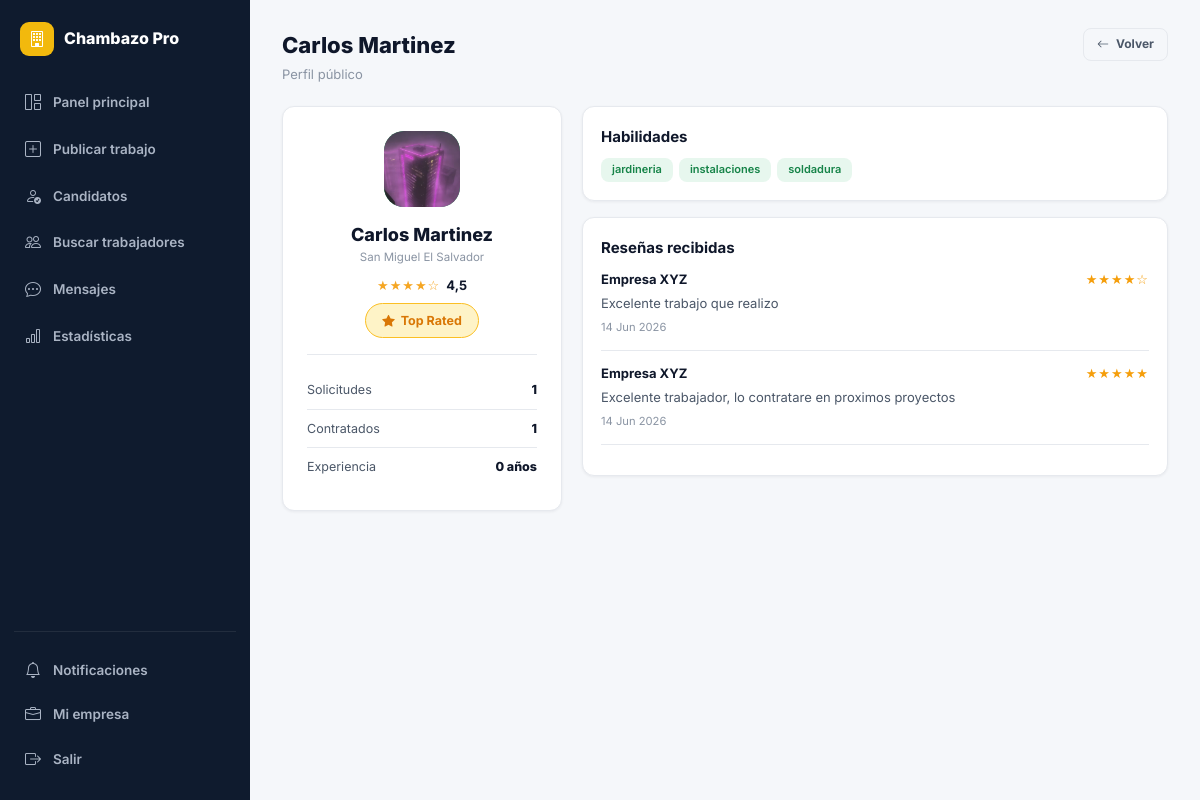
Page /perfil/1/ (signed in) on the committed database.
### core/models.py (models this page shows, shortened)
class UserProfile(models.Model):
    ROL_CHOICES = [('trabajador', 'Trabajador'), ('contratista', 'Contratista')]
    user        = models.OneToOneField(User, on_delete=models.CASCADE, related_name='profile')
    rol         = models.CharField(max_length=20, choices=ROL_CHOICES)
    telefono    = models.CharField(max_length=20, blank=True)
    ubicacion   = models.CharField(max_length=100, blank=True)
    lat         = models.FloatField(null=True, blank=True)
    lng         = models.FloatField(null=True, blank=True)
    descripcion = models.TextField(blank=True)
    habilidades = models.JSONField(default=list, blank=True)
    empresa     = models.CharField(max_length=100, blank=True)
    foto        = models.ImageField(upload_to='fotos/', null=True, blank=True)
    verificado  = models.BooleanField(default=False)
    calificacion= models.FloatField(default=0.0)
    total_trabajos = models.IntegerField(default=0)
    notif_email = models.BooleanField(default=True)
    notif_sistema = models.BooleanField(default=True)
    disponible  = models.BooleanField(default=True)   # activo para contratar
    tarifa_hora = models.DecimalField(max_digits=8, decimal_places=2, null=True, blank=True)
    experiencia_anos = models.PositiveIntegerField(default=0)
    portfolio_url = models.URLField(blank=True)
    dui         = models.CharField(max_length=20, blank=True, help_text='Documento Único de Identidad')
    vehiculo    = models.CharField(max_length=30, choices=[
        ('ninguno', 'Ninguno / Transporte público'),
        ('moto', 'Motocicleta'),
        ('carro', 'Automóvil'),
        ('camioneta', 'Camioneta / Pick-up'),
    ], default='ninguno')
    cv_pdf = models.FileField(upload_to='cvs/', null=True, blank=True, help_text='Curriculum Vitae (PDF u otro doc)')
    certificaciones = models.TextField(blank=True, help_text='Postgrados, certificaciones o cursos realizados')
    disponibilidad_horario = models.CharField(max_length=100, blank=True, help_text='Ej: Lunes a Viernes, Fines de semana, Turno completo')
    contacto_emergencia = models.CharField(max_length=150, blank=True)
    nivel_educativo = models.CharField(max_length=50, blank=True, choices=[
        ('basica', 'Educación Básica'),
        ('media', 'Bachillerato / Secundaria'),
        ('tecnico', 'Técnico Vocacional'),
        ('universitario', 'Universitario / Superior')
    ], default='media')
    idiomas = models.CharField(max_length=150, blank=True, help_text='Ej: Inglés (Básico), Español (Nativo)')
    referencias_personales = models.TextField(blank=True, help_text='Nombres y teléfonos de referencias')
    expectativa_salarial = models.CharField(max_length=50, blank=True, help_text='Ej: $400 - $600 mensual')
    nit_nrc     = models.CharField(max_length=30, blank=True, help_text='NIT o NRC fiscal')
    giro_comercial = models.CharField(max_length=150, blank=True, help_text='Giro o actividad económica')
    sitio_web   = models.URLField(blank=True)
    redes_sociales = models.CharField(max_length=255, blank=True, help_text='LinkedIn / Instagram / Facebook')
    contacto_cargo = models.CharField(max_length=100, blank=True, help_text='Cargo o departamento de contacto')
    anos_operacion = models.PositiveIntegerField(default=0, help_text='Años de operar en el mercado')
    cantidad_empleados = models.CharField(max_length=50, blank=True, choices=[
        ('1-10', '1 a 10 empleados'),
        ('11-50', '11 a 50 empleados'),
        ('51-200', '51 a 200 empleados'),
        ('200+', 'Más de 200 empleados')
    ], default='1-10')
    tipo_empresa = models.CharField(max_length=50, blank=True, choices=[
        ('privada', 'Empresa Privada'),
        ('publica', 'Institución Pública'),
        ('ong', 'ONG / Sin fines de lucro'),
        ('independiente', 'Profesional Independiente')
    ], default='privada')
    registro_fiscal = models.FileField(upload_to='documentos_fiscales/', blank=True, null=True, help_text='Sube una copia del registro de la empresa')
    @property
    def nombre_display(self):
        if self.rol == 'contratista' and self.empresa:
            return self.empresa
        return self.user.get_full_name() or self.user.username
    @property
    def estrellas(self):
        cal = round(self.calificacion)
        return '★' * cal + '☆' * (5 - cal)

class Resena(models.Model):
    trabajo     = models.ForeignKey(Trabajo, on_delete=models.CASCADE, related_name='resenas', null=True, blank=True)
    solicitud   = models.ForeignKey(Solicitud, on_delete=models.SET_NULL, null=True, blank=True, related_name='resenas')
    autor       = models.ForeignKey(User, on_delete=models.CASCADE, related_name='resenas_dadas')
    destinatario= models.ForeignKey(User, on_delete=models.CASCADE, related_name='resenas_recibidas')
    calificacion= models.IntegerField(default=5)
    comentario  = models.TextField()
    etiquetas   = models.CharField(max_length=255, blank=True, help_text="Etiquetas separadas por comas")
    creado      = models.DateTimeField(auto_now_add=True)
    class Meta:
        ordering = ['-creado']
    @property
    def estrellas(self):
        return '★' * self.calificacion + '☆' * (5 - self.calificacion)

### core/views.py (the view)
# urls.py: path('perfil/<int:user_pk>/', views.perfil_publico, name='perfil_publico'),
@login_required
def perfil_publico(request, user_pk):
    user_obj = get_object_or_404(User, pk=user_pk)
    profile = user_obj.profile
    resenas = Resena.objects.filter(destinatario=user_obj)[:10]
    mis_sols = Solicitud.objects.filter(trabajador=user_obj)
    stats = {'aplicaciones': mis_sols.count(), 'contratados': mis_sols.filter(estado='contratado').count()}
    ctx = ctx_base(request)
    ctx.update({'profile': profile, 'resenas': resenas, 'stats': stats, 'user_obj': user_obj})
    return render(request, 'core/perfil_publico.html', ctx)

### core/context_processors.py (called while the page is built)
def global_settings(request):
    return {
        'GOOGLE_MAPS_KEY': getattr(settings, 'GOOGLE_MAPS_API_KEY', ''),
    }

### core/views.py (called while the page is built)
def ctx_base(request):
    ctx = {'GOOGLE_MAPS_KEY': settings.GOOGLE_MAPS_API_KEY}
    if request.user.is_authenticated:
        ctx['notif_count'] = Notificacion.objects.filter(usuario=request.user, leida=False).count()
        if request.user.profile.rol == 'trabajador':
            ctx['urgentes_count'] = Trabajo.objects.filter(activo=True, es_urgente=True).count()
            ctx['solicitudes_pend_count'] = Solicitud.objects.filter(
                trabajador=request.user, estado__in=['pendiente', 'en_revision']).count()
    return ctx

### core/templates/core/perfil_publico.html (shortened to what this page needs)
{% extends 'core/base.html' %}
{% block body %}
{% if request.user.profile.rol == 'contratista' %}{% include 'core/_sidebar_contratista.html' %}{% else %}{% include 'core/_sidebar_trabajador.html' %}{% endif %}
<div class="page-hd"><div><h1>{{ profile.nombre_display }}</h1><p>Perfil público</p></div>
  <a href="javascript:history.back()" class="btn btn-outline btn-sm"><i class="bi bi-arrow-left"></i> Volver</a>
</div>
<div class="layout-2col">
  <div class="profile-card">
    <div class="profile-av-lg">{% if profile.foto %}<img src="{{ profile.foto.url }}" alt="">{% else %}<i class="bi bi-person-fill"></i>{% endif %}</div>
    <div class="fw-800 t-h2">{{ profile.nombre_display }}</div>
    <div class="t-xs t-muted mb-8">{{ profile.ubicacion|default:"El Salvador" }}</div>
    {% if profile.calificacion > 0 %}<div class="flex-c gap-6" style="justify-content:center;"><span class="stars">{{ profile.estrellas }}</span><span class="fw-700 t-sm">{{ profile.calificacion }}</span></div>{% endif %}
    <div style="display:flex; justify-content:center; gap:6px; flex-wrap:wrap; margin-top:8px;">
      {% if profile.calificacion >= 4.5 %}<span class="pill" style="background:#fef3c7;color:#d97706;border:1px solid #fbbf24;"><i class="bi bi-star-fill"></i> Top Rated</span>{% endif %}
    </div>
    <div class="divider"></div>
    <div class="mini-stat-row"><span class="lbl">Solicitudes</span><span class="val">{{ stats.aplicaciones }}</span></div>
    <div class="mini-stat-row"><span class="lbl">Contratados</span><span class="val">{{ stats.contratados }}</span></div>
    <div class="mini-stat-row"><span class="lbl">Experiencia</span><span class="val">{{ profile.experiencia_anos }} años</span></div>
  </div>
  <div>
    {% if profile.habilidades %}
    <div class="card mb-16"><div class="card-body">
      <h4 class="t-h3 mb-10">Habilidades</h4>
      <div style="display:flex;flex-wrap:wrap;gap:6px;">{% for h in profile.habilidades %}<span class="skill-tag">{{ h }}</span>{% endfor %}</div>
    </div></div>
    {% endif %}
    <div class="card"><div class="card-body">
      <h4 class="t-h3 mb-10">Reseñas recibidas</h4>
      {% for r in resenas %}
      <div style="padding-bottom:12px;margin-bottom:12px;border-bottom:1px solid var(--border);">
        <div class="flex-bc mb-4">
          <span class="fw-700 t-sm">{{ r.autor.profile.nombre_display }}</span>
          <span class="stars" style="font-size:13px;color:#f59e0b;">{{ r.estrellas }}</span>
        </div>
        <p class="t-sm t-mid" style="margin:0;">{{ r.comentario }}</p>
        <span style="font-size:0.7rem;color:var(--muted);">{{ r.creado|date:"d M Y" }}</span>
      </div>
      {% empty %}<p class="t-sm t-muted">Sin reseñas aún.</p>{% endfor %}
    </div></div>
  </div>
</div>
{% include 'core/_sidebar_close.html' %}
{% endblock %}

### core/templates/core/base.html (shortened to what this page needs)
{% load static %}
<!DOCTYPE html>
<html lang="es">
<head>
  <link href="https://cdn.jsdelivr.net/npm/bootstrap-icons@1.11.3/font/bootstrap-icons.min.css" rel="stylesheet">
  <link rel="stylesheet" href="{% static 'css/chambazo.css' %}">
  <link rel="stylesheet" href="https://unpkg.com/leaflet@1.9.4/dist/leaflet.css" />
</head>
<body>
{% block body %}{% endblock %}
</body>
</html>

### core/templates/core/_sidebar_contratista.html (shortened to what this page needs)
<div class="app-shell">
<aside class="app-sidebar" id="appSidebar">
  <div class="sidebar-brand">
    <div class="brand-icon yellow"><i class="bi bi-building"></i></div>
    <span class="sidebar-brand-text">Chambazo Pro</span>
  </div>
  <nav class="sidebar-nav">
    <a href="{% url 'panel_contratista' %}" class="sidebar-link {% if active == 'panel' %}active yellow{% endif %}">
      <i class="bi bi-grid-1x2"></i> Panel principal
    </a>
    <a href="{% url 'publicar_trabajo' %}" class="sidebar-link {% if active == 'publicar' %}active yellow{% endif %}">
      <i class="bi bi-plus-square"></i> Publicar trabajo
    </a>
    <a href="{% url 'candidatos_general' %}" class="sidebar-link {% if active == 'candidatos' %}active yellow{% endif %}">
      <i class="bi bi-person-check"></i> Candidatos
    </a>
    <a href="{% url 'buscar_trabajadores' %}" class="sidebar-link {% if active == 'buscar_trab' %}active yellow{% endif %}">
      <i class="bi bi-people"></i> Buscar trabajadores
    </a>
    <a href="{% url 'mensajes' %}" class="sidebar-link {% if active == 'mensajes' %}active yellow{% endif %}">
      <i class="bi bi-chat-dots"></i> Mensajes
    </a>
    <a href="{% url 'estadisticas' %}" class="sidebar-link {% if active == 'stats' %}active yellow{% endif %}">
      <i class="bi bi-bar-chart"></i> Estadísticas
    </a>
  </nav>
  <div class="sidebar-divider"></div>
  <div class="sidebar-bottom">
    <a href="{% url 'notificaciones' %}" class="sidebar-link {% if active == 'notif' %}active yellow{% endif %}">
      <i class="bi bi-bell"></i> Notificaciones
    </a>
    <a href="{% url 'mi_empresa' %}" class="sidebar-link {% if active == 'empresa' %}active yellow{% endif %}">
      <i class="bi bi-briefcase"></i> Mi empresa
    </a>
    <a href="{% url 'logout' %}" class="sidebar-link"><i class="bi bi-box-arrow-right"></i> Salir</a>
  </div>
</aside>
<div style="flex:1;min-width:0;display:flex;flex-direction:column;">
  <main class="app-content">

### core/templates/core/_sidebar_close.html
  </main>
</div>
</div>

### rows in the picture
UserProfile: nombre_display "Carlos Martinez", foto (picture), ubicacion "San Miguel El Salvador", estrellas "★★★★☆", calificacion "4,5", experiencia_anos "0"
Resena: autor.profile.nombre_display "Empresa XYZ", estrellas "★★★★☆", comentario "Excelente trabajo que realizo", creado "14 Jun 2026"
Resena: autor.profile.nombre_display "Empresa XYZ", estrellas "★★★★★", comentario "Excelente trabajador, lo contratare en proximos proyectos", creado "14 Jun 2026"

### other values in the picture
{{ stats.aplicaciones }} "1"
{{ stats.contratados }} "1"
{{ h }} "jardineria" "instalaciones" "soldadura"
